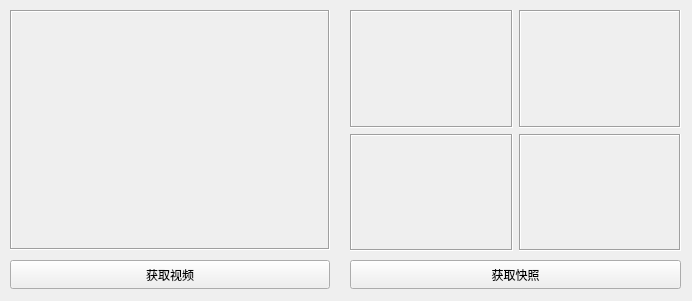
<?xml version="1.0" encoding="UTF-8"?>
<ui version="4.0">
 <class>Widget</class>
 <widget class="QWidget" name="Widget">
  <property name="geometry">
   <rect>
    <x>0</x>
    <y>0</y>
    <width>692</width>
    <height>301</height>
   </rect>
  </property>
  <property name="windowTitle">
   <string>远程视频监控系统</string>
  </property>
  <widget class="QLabel" name="labelMjpg">
   <property name="geometry">
    <rect>
     <x>10</x>
     <y>10</y>
     <width>320</width>
     <height>240</height>
    </rect>
   </property>
   <property name="frameShape">
    <enum>QFrame::Box</enum>
   </property>
   <property name="frameShadow">
    <enum>QFrame::Sunken</enum>
   </property>
   <property name="text">
    <string/>
   </property>
  </widget>
  <widget class="QPushButton" name="btnGetMjpg">
   <property name="geometry">
    <rect>
     <x>10</x>
     <y>260</y>
     <width>320</width>
     <height>29</height>
    </rect>
   </property>
   <property name="text">
    <string>获取视频</string>
   </property>
  </widget>
  <widget class="QPushButton" name="btnGetJpeg">
   <property name="geometry">
    <rect>
     <x>350</x>
     <y>260</y>
     <width>331</width>
     <height>29</height>
    </rect>
   </property>
   <property name="text">
    <string>获取快照</string>
   </property>
  </widget>
  <widget class="QWidget" name="">
   <property name="geometry">
    <rect>
     <x>350</x>
     <y>10</y>
     <width>331</width>
     <height>241</height>
    </rect>
   </property>
   <layout class="QGridLayout" name="gridLayout">
    <item row="0" column="0">
     <widget class="QLabel" name="labelJpeg1">
      <property name="frameShape">
       <enum>QFrame::Box</enum>
      </property>
      <property name="frameShadow">
       <enum>QFrame::Sunken</enum>
      </property>
      <property name="text">
       <string/>
      </property>
     </widget>
    </item>
    <item row="0" column="1">
     <widget class="QLabel" name="labelJpeg2">
      <property name="frameShape">
       <enum>QFrame::Box</enum>
      </property>
      <property name="frameShadow">
       <enum>QFrame::Sunken</enum>
      </property>
      <property name="text">
       <string/>
      </property>
     </widget>
    </item>
    <item row="1" column="0">
     <widget class="QLabel" name="labelJpeg3">
      <property name="frameShape">
       <enum>QFrame::Box</enum>
      </property>
      <property name="frameShadow">
       <enum>QFrame::Sunken</enum>
      </property>
      <property name="text">
       <string/>
      </property>
     </widget>
    </item>
    <item row="1" column="1">
     <widget class="QLabel" name="labelJpeg4">
      <property name="frameShape">
       <enum>QFrame::Box</enum>
      </property>
      <property name="frameShadow">
       <enum>QFrame::Sunken</enum>
      </property>
      <property name="text">
       <string/>
      </property>
     </widget>
    </item>
   </layout>
  </widget>
 </widget>
 <resources/>
 <connections/>
</ui>
